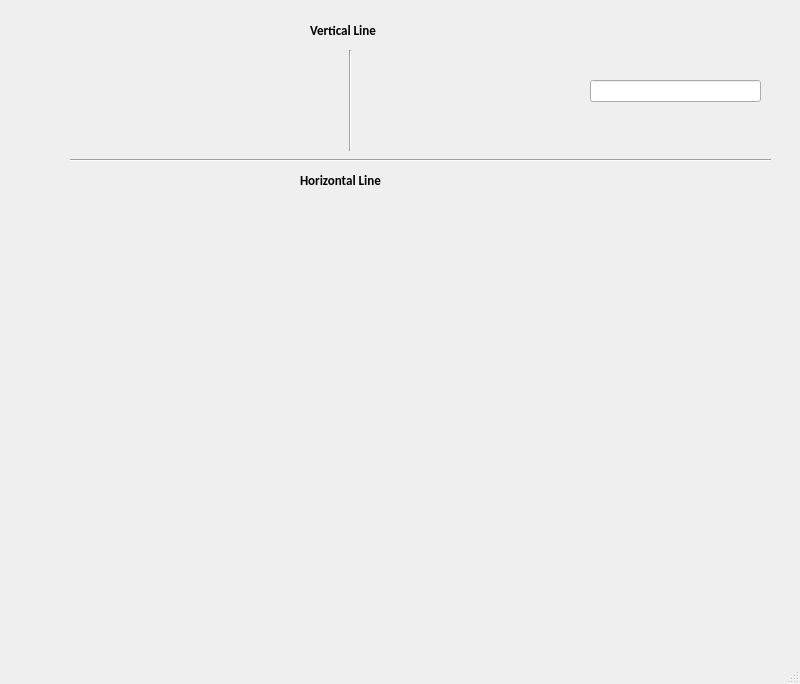
<?xml version="1.0" encoding="UTF-8"?>
<ui version="4.0">
 <class>MainWindow</class>
 <widget class="QMainWindow" name="MainWindow">
  <property name="geometry">
   <rect>
    <x>0</x>
    <y>0</y>
    <width>800</width>
    <height>684</height>
   </rect>
  </property>
  <property name="windowTitle">
   <string>Label_eg1</string>
  </property>
  <widget class="QWidget" name="centralwidget">
   <widget class="Line" name="line_2">
    <property name="geometry">
     <rect>
      <x>70</x>
      <y>150</y>
      <width>701</width>
      <height>21</height>
     </rect>
    </property>
    <property name="font">
     <font>
      <family>Calibri</family>
      <pointsize>10</pointsize>
      <weight>75</weight>
      <bold>true</bold>
     </font>
    </property>
    <property name="orientation">
     <enum>Qt::Horizontal</enum>
    </property>
   </widget>
   <widget class="Line" name="line_3">
    <property name="geometry">
     <rect>
      <x>340</x>
      <y>50</y>
      <width>20</width>
      <height>101</height>
     </rect>
    </property>
    <property name="font">
     <font>
      <family>Calibri</family>
      <pointsize>10</pointsize>
      <weight>75</weight>
      <bold>true</bold>
     </font>
    </property>
    <property name="orientation">
     <enum>Qt::Vertical</enum>
    </property>
   </widget>
   <widget class="QLabel" name="mylbl1">
    <property name="geometry">
     <rect>
      <x>50</x>
      <y>80</y>
      <width>261</width>
      <height>31</height>
     </rect>
    </property>
    <property name="font">
     <font>
      <family>Calibri</family>
      <pointsize>10</pointsize>
      <weight>75</weight>
      <bold>true</bold>
     </font>
    </property>
    <property name="text">
     <string> </string>
    </property>
   </widget>
   <widget class="QLabel" name="mylbl2">
    <property name="geometry">
     <rect>
      <x>370</x>
      <y>80</y>
      <width>201</width>
      <height>31</height>
     </rect>
    </property>
    <property name="font">
     <font>
      <family>Calibri</family>
      <pointsize>10</pointsize>
      <weight>75</weight>
      <bold>true</bold>
     </font>
    </property>
    <property name="text">
     <string> </string>
    </property>
   </widget>
   <widget class="QLabel" name="mylbl3">
    <property name="geometry">
     <rect>
      <x>80</x>
      <y>210</y>
      <width>661</width>
      <height>391</height>
     </rect>
    </property>
    <property name="text">
     <string> </string>
    </property>
   </widget>
   <widget class="QLineEdit" name="lineEdit">
    <property name="geometry">
     <rect>
      <x>590</x>
      <y>80</y>
      <width>171</width>
      <height>22</height>
     </rect>
    </property>
   </widget>
   <widget class="QLabel" name="mylbl1_2">
    <property name="geometry">
     <rect>
      <x>300</x>
      <y>170</y>
      <width>121</width>
      <height>20</height>
     </rect>
    </property>
    <property name="font">
     <font>
      <family>Calibri</family>
      <pointsize>10</pointsize>
      <weight>75</weight>
      <bold>true</bold>
     </font>
    </property>
    <property name="text">
     <string>Horizontal Line</string>
    </property>
   </widget>
   <widget class="QLabel" name="mylbl1_3">
    <property name="geometry">
     <rect>
      <x>310</x>
      <y>20</y>
      <width>121</width>
      <height>20</height>
     </rect>
    </property>
    <property name="font">
     <font>
      <family>Calibri</family>
      <pointsize>10</pointsize>
      <weight>75</weight>
      <bold>true</bold>
     </font>
    </property>
    <property name="text">
     <string>Vertical Line</string>
    </property>
   </widget>
  </widget>
  <widget class="QStatusBar" name="statusbar"/>
 </widget>
 <resources/>
 <connections/>
</ui>
